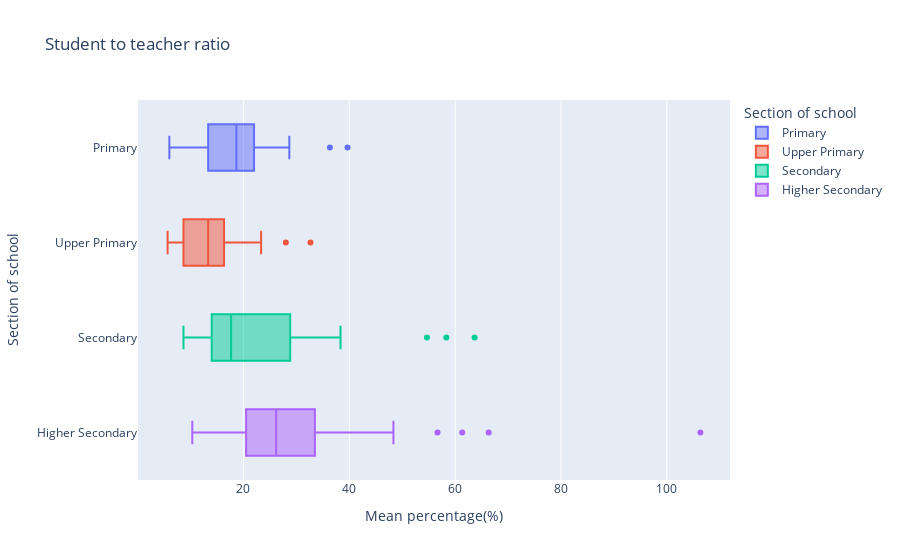

Notebook code cell kept with this figure:
### Markdown cell above
## Student to teacher ratio

### Code cell
prim=['Primary']*36
uprim=['Upper Primary']*36
sec=['Secondary']*36
usec=['Higher Secondary']*36
lis=prim+uprim+sec+usec
lis
datas=pd.DataFrame({'Mean percentage(%)':pd.concat([ptr['Primary'],ptr['Upper Primary'],ptr['Secondary'],ptr['Higher Secondary']],axis=0), 'Section of school':lis, 'State':list(states['State'])*4})

px.box(data_frame=datas,x='Mean percentage(%)', y='Section of school',hover_name='State',color='Section of school', title="Student to teacher ratio")

### Figure 1 — Plotly figure (JSON) as saved in the notebook; plotly's stock layout.template omitted (floating-point values rounded to 4 significant figures)
{"data": [{"alignmentgroup": "True", "hovertemplate": "<b>%{hovertext}</b><br><br>Section of school=%{y}<br>Mean percentage(%)=%{x}<extra></extra>", "hovertext": ["Andaman & Nicobar Islands", "Andhra Pradesh", "Arunachal Pradesh", "Assam", "Bihar", "Chandigarh", "Chhattisgarh", "Dadra & Nagar Haveli", "Daman & Diu", "Delhi", "Goa", "Gujarat", "Haryana", "Himachal Pradesh", "Jammu And Kashmir", "Jharkhand", "Karnataka", "Kerala", "Lakshadweep", "Madhya Pradesh", "Maharashtra", "Manipur", "Meghalaya", "Mizoram", "Nagaland", "Odisha", "Puducherry", "Punjab", "Rajasthan", "Sikkim", "Tamil Nadu", "Telangana", "Tripura", "Uttar Pradesh", "Uttarakhand", "West Bengal"], "legendgroup": "Primary", "marker": {"color": "#636efa"}, "name": "Primary", "notched": false, "offsetgroup": "Primary", "orientation": "h", "showlegend": true, "type": "box", "x": [8.667, 21.67, 12.67, 23, 36.33, 14.33, 20.67, 18.67, 26, 24.33, 20.67, 20, 22, 12.33, 9, 28.67, 18.33, 17.33, 8, 22, 24.67, 12.33, 21, 14, 11.67, 18.67, 14, 18.67, 17.33, 6, 18.33, 15.33, 10.67, 39.67, 19, 25.67], "x0": " ", "xaxis": "x", "y": ["Primary", "Primary", "Primary", "Primary", "Primary", "Primary", "Primary", "Primary", "Primary", "Primary", "Primary", "Primary", "Primary", "Primary", "Primary", "Primary", "Primary", "Primary", "Primary", "Primary", "Primary", "Primary", "Primary", "Primary", "Primary", "Primary", "Primary", "Primary", "Primary", "Primary", "Primary", "Primary", "Primary", "Primary", "Primary", "Primary"], "y0": " ", "yaxis": "y"}, {"alignmentgroup": "True", "hovertemplate": "<b>%{hovertext}</b><br><br>Section of school=%{y}<br>Mean percentage(%)=%{x}<extra></extra>", "hovertext": ["Andaman & Nicobar Islands", "Andhra Pradesh", "Arunachal Pradesh", "Assam", "Bihar", "Chandigarh", "Chhattisgarh", "Dadra & Nagar Haveli", "Daman & Diu", "Delhi", "Goa", "Gujarat", "Haryana", "Himachal Pradesh", "Jammu And Kashmir", "Jharkhand", "Karnataka", "Kerala", "Lakshadweep", "Madhya Pradesh", "Maharashtra", "Manipur", "Meghalaya", "Mizoram", "Nagaland", "Odisha", "Puducherry", "Punjab", "Rajasthan", "Sikkim", "Tamil Nadu", "Telangana", "Tripura", "Uttar Pradesh", "Uttarakhand", "West Bengal"], "legendgroup": "Upper Primary", "marker": {"color": "#EF553B"}, "name": "Upper Primary", "notched": false, "offsetgroup": "Upper Primary", "orientation": "h", "showlegend": true, "type": "box", "x": [6.667, 15.67, 7.667, 13.67, 23.33, 9.667, 18, 15.33, 14.67, 18, 16.33, 13, 13.67, 10, 6, 19.67, 12.67, 14, 7.667, 19, 17, 8, 12.67, 5.667, 7.333, 14, 9, 12, 10.33, 5.667, 15.67, 10.33, 8.333, 32.67, 16.33, 28], "x0": " ", "xaxis": "x", "y": ["Upper Primary", "Upper Primary", "Upper Primary", "Upper Primary", "Upper Primary", "Upper Primary", "Upper Primary", "Upper Primary", "Upper Primary", "Upper Primary", "Upper Primary", "Upper Primary", "Upper Primary", "Upper Primary", "Upper Primary", "Upper Primary", "Upper Primary", "Upper Primary", "Upper Primary", "Upper Primary", "Upper Primary", "Upper Primary", "Upper Primary", "Upper Primary", "Upper Primary", "Upper Primary", "Upper Primary", "Upper Primary", "Upper Primary", "Upper Primary", "Upper Primary", "Upper Primary", "Upper Primary", "Upper Primary", "Upper Primary", "Upper Primary"], "y0": " ", "yaxis": "y"}, {"alignmentgroup": "True", "hovertemplate": "<b>%{hovertext}</b><br><br>Section of school=%{y}<br>Mean percentage(%)=%{x}<extra></extra>", "hovertext": ["Andaman & Nicobar Islands", "Andhra Pradesh", "Arunachal Pradesh", "Assam", "Bihar", "Chandigarh", "Chhattisgarh", "Dadra & Nagar Haveli", "Daman & Diu", "Delhi", "Goa", "Gujarat", "Haryana", "Himachal Pradesh", "Jammu And Kashmir", "Jharkhand", "Karnataka", "Kerala", "Lakshadweep", "Madhya Pradesh", "Maharashtra", "Manipur", "Meghalaya", "Mizoram", "Nagaland", "Odisha", "Puducherry", "Punjab", "Rajasthan", "Sikkim", "Tamil Nadu", "Telangana", "Tripura", "Uttar Pradesh", "Uttarakhand", "West Bengal"], "legendgroup": "Secondary", "marker": {"color": "#00cc96"}, "name": "Secondary", "notched": false, "offsetgroup": "Secondary", "orientation": "h", "showlegend": true, "type": "box", "x": [14.33, 19, 23, 13.67, 58.33, 13.67, 33, 29, 16.33, 29.33, 13, 34, 15.33, 20, 15.33, 63.67, 15.67, 17, 8.667, 38.33, 22.67, 12.67, 12, 9, 16.67, 20, 11.67, 17, 23, 18.33, 21.67, 13.67, 28.67, 54.67, 17, 34.67], "x0": " ", "xaxis": "x", "y": ["Secondary", "Secondary", "Secondary", "Secondary", "Secondary", "Secondary", "Secondary", "Secondary", "Secondary", "Secondary", "Secondary", "Secondary", "Secondary", "Secondary", "Secondary", "Secondary", "Secondary", "Secondary", "Secondary", "Secondary", "Secondary", "Secondary", "Secondary", "Secondary", "Secondary", "Secondary", "Secondary", "Secondary", "Secondary", "Secondary", "Secondary", "Secondary", "Secondary", "Secondary", "Secondary", "Secondary"], "y0": " ", "yaxis": "y"}, {"alignmentgroup": "True", "hovertemplate": "<b>%{hovertext}</b><br><br>Section of school=%{y}<br>Mean percentage(%)=%{x}<extra></extra>", "hovertext": ["Andaman & Nicobar Islands", "Andhra Pradesh", "Arunachal Pradesh", "Assam", "Bihar", "Chandigarh", "Chhattisgarh", "Dadra & Nagar Haveli", "Daman & Diu", "Delhi", "Goa", "Gujarat", "Haryana", "Himachal Pradesh", "Jammu And Kashmir", "Jharkhand", "Karnataka", "Kerala", "Lakshadweep", "Madhya Pradesh", "Maharashtra", "Manipur", "Meghalaya", "Mizoram", "Nagaland", "Odisha", "Puducherry", "Punjab", "Rajasthan", "Sikkim", "Tamil Nadu", "Telangana", "Tripura", "Uttar Pradesh", "Uttarakhand", "West Bengal"], "legendgroup": "Higher Secondary", "marker": {"color": "#ab63fa"}, "name": "Higher Secondary", "notched": false, "offsetgroup": "Higher Secondary", "orientation": "h", "showlegend": true, "type": "box", "x": [17, 48, 36, 20.67, 61.33, 28, 26, 26.33, 22, 24, 18.33, 31, 20.33, 15, 30.33, 66.33, 26, 20.67, 13, 48.33, 43.33, 19.67, 21.33, 15, 22.67, 28.33, 22, 28.33, 37, 19.33, 26.33, 30.33, 10.33, 106.3, 30.33, 56.67], "x0": " ", "xaxis": "x", "y": ["Higher Secondary", "Higher Secondary", "Higher Secondary", "Higher Secondary", "Higher Secondary", "Higher Secondary", "Higher Secondary", "Higher Secondary", "Higher Secondary", "Higher Secondary", "Higher Secondary", "Higher Secondary", "Higher Secondary", "Higher Secondary", "Higher Secondary", "Higher Secondary", "Higher Secondary", "Higher Secondary", "Higher Secondary", "Higher Secondary", "Higher Secondary", "Higher Secondary", "Higher Secondary", "Higher Secondary", "Higher Secondary", "Higher Secondary", "Higher Secondary", "Higher Secondary", "Higher Secondary", "Higher Secondary", "Higher Secondary", "Higher Secondary", "Higher Secondary", "Higher Secondary", "Higher Secondary", "Higher Secondary"], "y0": " ", "yaxis": "y"}], "layout": {"boxmode": "overlay", "legend": {"title": {"text": "Section of school"}, "tracegroupgap": 0}, "title": {"text": "Student to teacher ratio"}, "xaxis": {"anchor": "y", "domain": [0, 1], "title": {"text": "Mean percentage(%)"}}, "yaxis": {"anchor": "x", "categoryarray": ["Higher Secondary", "Secondary", "Upper Primary", "Primary"], "categoryorder": "array", "domain": [0, 1], "title": {"text": "Section of school"}}}}
